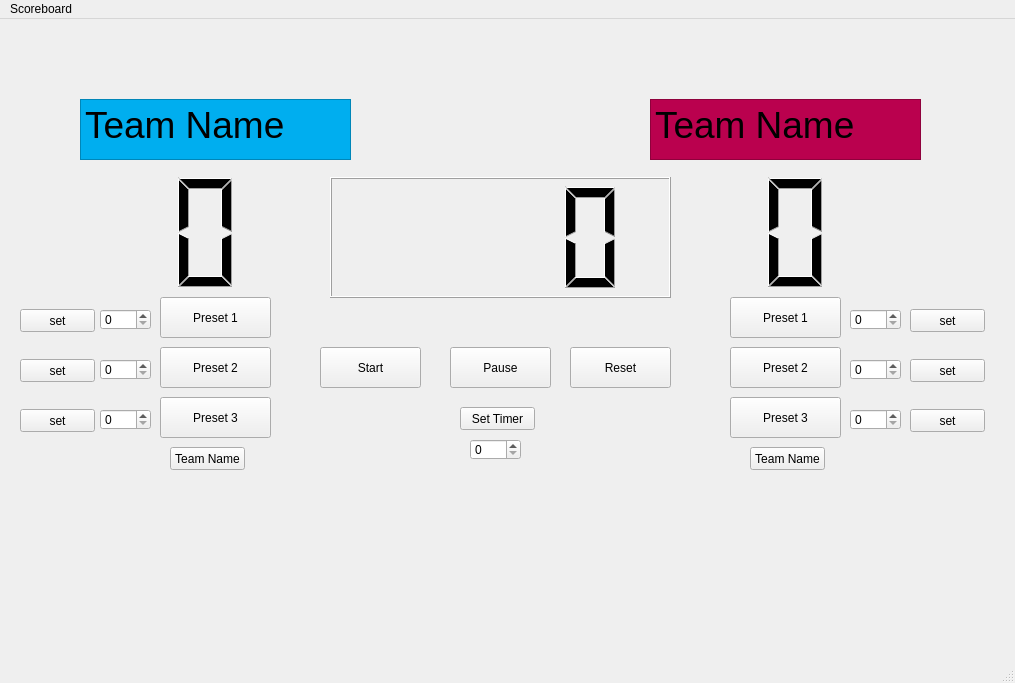
<?xml version="1.0" encoding="UTF-8"?>
<ui version="4.0">
 <class>MainWindow</class>
 <widget class="QMainWindow" name="MainWindow">
  <property name="geometry">
   <rect>
    <x>0</x>
    <y>0</y>
    <width>1015</width>
    <height>683</height>
   </rect>
  </property>
  <property name="windowTitle">
   <string>MainWindow</string>
  </property>
  <property name="autoFillBackground">
   <bool>true</bool>
  </property>
  <widget class="QWidget" name="centralwidget">
   <widget class="QPushButton" name="points_5_Left">
    <property name="geometry">
     <rect>
      <x>160</x>
      <y>328</y>
      <width>111</width>
      <height>41</height>
     </rect>
    </property>
    <property name="text">
     <string>Preset 2</string>
    </property>
   </widget>
   <widget class="QPushButton" name="points_10_left">
    <property name="geometry">
     <rect>
      <x>160</x>
      <y>378</y>
      <width>111</width>
      <height>41</height>
     </rect>
    </property>
    <property name="text">
     <string>Preset 3</string>
    </property>
   </widget>
   <widget class="QPushButton" name="points_2_left">
    <property name="geometry">
     <rect>
      <x>160</x>
      <y>278</y>
      <width>111</width>
      <height>41</height>
     </rect>
    </property>
    <property name="text">
     <string>Preset 1</string>
    </property>
   </widget>
   <widget class="QPushButton" name="points_5_right">
    <property name="geometry">
     <rect>
      <x>730</x>
      <y>328</y>
      <width>111</width>
      <height>41</height>
     </rect>
    </property>
    <property name="text">
     <string>Preset 2</string>
    </property>
   </widget>
   <widget class="QPushButton" name="points_10_right">
    <property name="geometry">
     <rect>
      <x>730</x>
      <y>378</y>
      <width>111</width>
      <height>41</height>
     </rect>
    </property>
    <property name="text">
     <string>Preset 3</string>
    </property>
   </widget>
   <widget class="QPushButton" name="points_2_right">
    <property name="geometry">
     <rect>
      <x>730</x>
      <y>278</y>
      <width>111</width>
      <height>41</height>
     </rect>
    </property>
    <property name="text">
     <string>Preset 1</string>
    </property>
   </widget>
   <widget class="QPushButton" name="Start_timer">
    <property name="geometry">
     <rect>
      <x>320</x>
      <y>328</y>
      <width>101</width>
      <height>41</height>
     </rect>
    </property>
    <property name="text">
     <string>Start</string>
    </property>
   </widget>
   <widget class="QPushButton" name="Reset_timer">
    <property name="geometry">
     <rect>
      <x>570</x>
      <y>328</y>
      <width>101</width>
      <height>41</height>
     </rect>
    </property>
    <property name="text">
     <string>Reset</string>
    </property>
   </widget>
   <widget class="QPushButton" name="Pause_timer">
    <property name="geometry">
     <rect>
      <x>450</x>
      <y>328</y>
      <width>101</width>
      <height>41</height>
     </rect>
    </property>
    <property name="text">
     <string>Pause</string>
    </property>
   </widget>
   <widget class="QPushButton" name="Left_Team_name">
    <property name="geometry">
     <rect>
      <x>170</x>
      <y>428</y>
      <width>75</width>
      <height>23</height>
     </rect>
    </property>
    <property name="text">
     <string>Team Name</string>
    </property>
   </widget>
   <widget class="QLCDNumber" name="Timer">
    <property name="geometry">
     <rect>
      <x>330</x>
      <y>158</y>
      <width>341</width>
      <height>121</height>
     </rect>
    </property>
    <property name="digitCount">
     <number>4</number>
    </property>
   </widget>
   <widget class="QLCDNumber" name="LeftTeamNumber">
    <property name="geometry">
     <rect>
      <x>80</x>
      <y>148</y>
      <width>251</width>
      <height>131</height>
     </rect>
    </property>
    <property name="styleSheet">
     <string notr="true">font: 50pt &quot;MS Shell Dlg 2&quot;;</string>
    </property>
    <property name="lineWidth">
     <number>0</number>
    </property>
    <property name="digitCount">
     <number>1</number>
    </property>
   </widget>
   <widget class="QPushButton" name="Set_time">
    <property name="geometry">
     <rect>
      <x>460</x>
      <y>388</y>
      <width>75</width>
      <height>23</height>
     </rect>
    </property>
    <property name="text">
     <string>Set Timer</string>
    </property>
   </widget>
   <widget class="QLCDNumber" name="LeftTeamNumber_2">
    <property name="geometry">
     <rect>
      <x>670</x>
      <y>148</y>
      <width>251</width>
      <height>131</height>
     </rect>
    </property>
    <property name="styleSheet">
     <string notr="true">font: 50pt &quot;MS Shell Dlg 2&quot;;</string>
    </property>
    <property name="lineWidth">
     <number>0</number>
    </property>
    <property name="digitCount">
     <number>1</number>
    </property>
   </widget>
   <widget class="QPushButton" name="Left_Team_name_2">
    <property name="geometry">
     <rect>
      <x>750</x>
      <y>428</y>
      <width>75</width>
      <height>23</height>
     </rect>
    </property>
    <property name="text">
     <string>Team Name</string>
    </property>
   </widget>
   <widget class="QSpinBox" name="timervalset">
    <property name="geometry">
     <rect>
      <x>470</x>
      <y>420</y>
      <width>51</width>
      <height>21</height>
     </rect>
    </property>
   </widget>
   <widget class="QPlainTextEdit" name="plainTextEdit">
    <property name="geometry">
     <rect>
      <x>80</x>
      <y>80</y>
      <width>271</width>
      <height>61</height>
     </rect>
    </property>
    <property name="font">
     <font>
      <pointsize>28</pointsize>
      <weight>50</weight>
      <bold>false</bold>
     </font>
    </property>
    <property name="layoutDirection">
     <enum>Qt::LeftToRight</enum>
    </property>
    <property name="styleSheet">
     <string notr="true">background-color: rgb(0, 174, 239);</string>
    </property>
    <property name="plainText">
     <string>Team Name</string>
    </property>
    <property name="backgroundVisible">
     <bool>false</bool>
    </property>
   </widget>
   <widget class="QPlainTextEdit" name="plainTextEdit_2">
    <property name="geometry">
     <rect>
      <x>650</x>
      <y>80</y>
      <width>271</width>
      <height>61</height>
     </rect>
    </property>
    <property name="font">
     <font>
      <pointsize>28</pointsize>
     </font>
    </property>
    <property name="styleSheet">
     <string notr="true">background-color: rgb(186, 1, 78);</string>
    </property>
    <property name="lineWrapMode">
     <enum>QPlainTextEdit::WidgetWidth</enum>
    </property>
    <property name="plainText">
     <string>Team Name</string>
    </property>
   </widget>
   <widget class="QSpinBox" name="timervalset_2">
    <property name="geometry">
     <rect>
      <x>100</x>
      <y>290</y>
      <width>51</width>
      <height>21</height>
     </rect>
    </property>
   </widget>
   <widget class="QSpinBox" name="timervalset_3">
    <property name="geometry">
     <rect>
      <x>100</x>
      <y>340</y>
      <width>51</width>
      <height>21</height>
     </rect>
    </property>
   </widget>
   <widget class="QSpinBox" name="timervalset_4">
    <property name="geometry">
     <rect>
      <x>100</x>
      <y>390</y>
      <width>51</width>
      <height>21</height>
     </rect>
    </property>
   </widget>
   <widget class="QSpinBox" name="timervalset_5">
    <property name="geometry">
     <rect>
      <x>850</x>
      <y>290</y>
      <width>51</width>
      <height>21</height>
     </rect>
    </property>
   </widget>
   <widget class="QSpinBox" name="timervalset_6">
    <property name="geometry">
     <rect>
      <x>850</x>
      <y>340</y>
      <width>51</width>
      <height>21</height>
     </rect>
    </property>
   </widget>
   <widget class="QSpinBox" name="timervalset_7">
    <property name="geometry">
     <rect>
      <x>850</x>
      <y>390</y>
      <width>51</width>
      <height>21</height>
     </rect>
    </property>
   </widget>
   <widget class="QPushButton" name="pushButton">
    <property name="geometry">
     <rect>
      <x>20</x>
      <y>290</y>
      <width>75</width>
      <height>23</height>
     </rect>
    </property>
    <property name="text">
     <string>set</string>
    </property>
   </widget>
   <widget class="QPushButton" name="pushButton_2">
    <property name="geometry">
     <rect>
      <x>20</x>
      <y>340</y>
      <width>75</width>
      <height>23</height>
     </rect>
    </property>
    <property name="text">
     <string>set</string>
    </property>
   </widget>
   <widget class="QPushButton" name="pushButton_3">
    <property name="geometry">
     <rect>
      <x>20</x>
      <y>390</y>
      <width>75</width>
      <height>23</height>
     </rect>
    </property>
    <property name="text">
     <string>set</string>
    </property>
   </widget>
   <widget class="QPushButton" name="pushButton_4">
    <property name="geometry">
     <rect>
      <x>910</x>
      <y>290</y>
      <width>75</width>
      <height>23</height>
     </rect>
    </property>
    <property name="text">
     <string>set</string>
    </property>
   </widget>
   <widget class="QPushButton" name="pushButton_5">
    <property name="geometry">
     <rect>
      <x>910</x>
      <y>340</y>
      <width>75</width>
      <height>23</height>
     </rect>
    </property>
    <property name="text">
     <string>set</string>
    </property>
   </widget>
   <widget class="QPushButton" name="pushButton_6">
    <property name="geometry">
     <rect>
      <x>910</x>
      <y>390</y>
      <width>75</width>
      <height>23</height>
     </rect>
    </property>
    <property name="text">
     <string>set</string>
    </property>
   </widget>
  </widget>
  <widget class="QMenuBar" name="menubar">
   <property name="geometry">
    <rect>
     <x>0</x>
     <y>0</y>
     <width>1015</width>
     <height>21</height>
    </rect>
   </property>
   <widget class="QMenu" name="menuScoreboard">
    <property name="title">
     <string>Scoreboard</string>
    </property>
   </widget>
   <addaction name="menuScoreboard"/>
  </widget>
  <widget class="QStatusBar" name="statusbar"/>
  <action name="actionScore_Settings">
   <property name="text">
    <string>Score Settings</string>
   </property>
  </action>
  <action name="actionTeam_Names">
   <property name="text">
    <string>Team Names</string>
   </property>
  </action>
 </widget>
 <resources/>
 <connections/>
</ui>
